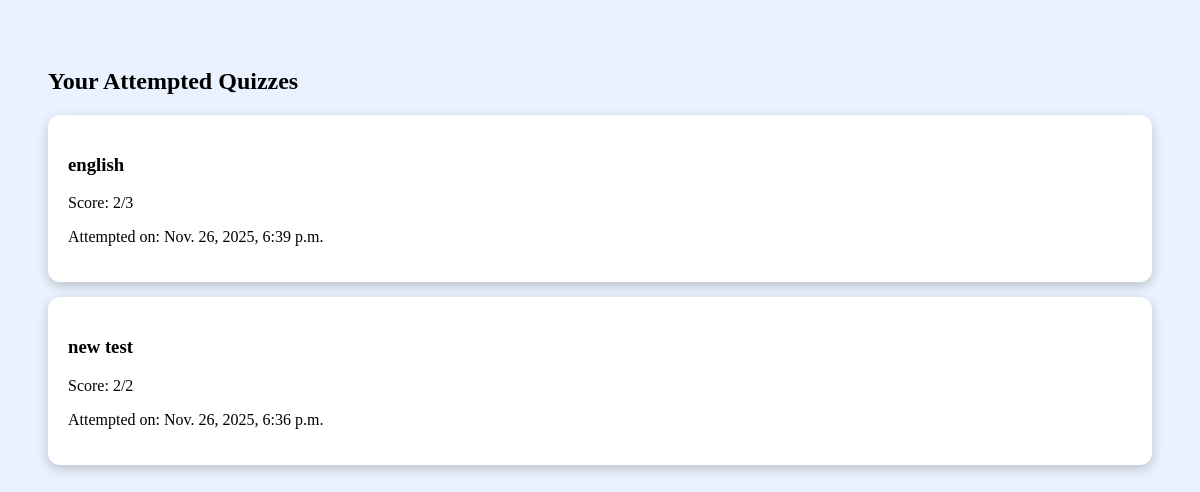
The app's page /attempted-quizzes/ (signed in) with its own data.
### accounts/models.py (models this page shows, shortened)
class Result(models.Model):
    quiz = models.ForeignKey(Quiz, on_delete=models.CASCADE)
    student = models.ForeignKey(User, on_delete=models.CASCADE)
    score = models.IntegerField()
    total = models.IntegerField()
    submitted_at = models.DateTimeField(auto_now_add=True)

class Quiz(models.Model):
    teacher = models.ForeignKey(User, on_delete=models.CASCADE)
    title = models.CharField(max_length=200)
    code = models.CharField(max_length=10, unique=True, blank=True)
    created_at = models.DateTimeField(auto_now_add=True)
    time_limit_minutes = models.IntegerField(default=30)

### accounts/views.py (the view)
# urls.py: path("attempted-quizzes/", views.view_attempted_quizzes, name="view_attempted_quizzes"),
def view_attempted_quizzes(request):
    results = Result.objects.filter(student=request.user).order_by('-submitted_at')
    return render(request, "accounts/attempt_history.html", {"results": results})

### templates/accounts/attempt_history.html (shortened to what this page needs)
<!DOCTYPE html>
<html>
<head>
</head>
<body>
<h2>Your Attempted Quizzes</h2>
{% for r in results %}
<div class="box">
    <h3>{{ r.quiz.title }}</h3>
    <p>Score: {{ r.score }}/{{ r.total }}</p>
    <p>Attempted on: {{ r.submitted_at }}</p>
</div>
{% empty %}
<p>You haven't attempted any quizzes yet.</p>
{% endfor %}
</body>
</html>

### templates/accounts/attempt_history.html (style rules this page uses)
body { font-family: Poppins; background: #eaf2ff; padding: 40px; }
.box { background: white; padding: 20px; border-radius: 12px; margin-bottom: 15px; box-shadow: 0px 4px 12px rgba(0,0,0,0.2); }

### records on screen
Result: quiz "english", score "2", total "3", submitted_at "Nov. 26, 2025, 6:39 p.m."
Result: quiz "new test", score "2", total "2", submitted_at "Nov. 26, 2025, 6:36 p.m."
